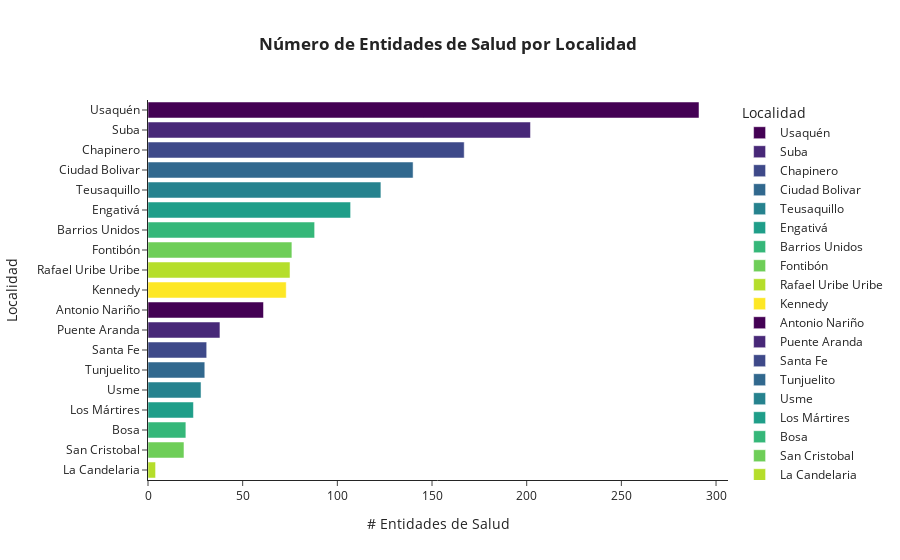

Source (notebook cell):
### Code cell
# crear dataset
sitiosporloca_df = sitiosporloca(df).sort_values(by='FRECUENCIA', ascending=False)

# crear gráfica
fig = px.bar(sitiosporloca_df, x = 'FRECUENCIA', y='Localidad', color='Localidad',
             title= '<b>Número de Entidades de Salud por Localidad <b>',
            color_discrete_sequence=px.colors.sequential.Viridis)

# agregar detalles a la gráfica
fig.update_layout(
    xaxis_title = '# Entidades de Salud',
    yaxis_title = 'Localidad',
    template = 'simple_white',
    title_x = 0.5)

fig.show()

### Figure 1 — Plotly figure (JSON) as saved in the notebook; plotly's stock layout.template omitted (floating-point values rounded to 4 significant figures)
{"data": [{"alignmentgroup": "True", "hovertemplate": "Localidad=%{y}<br>FRECUENCIA=%{x}<extra></extra>", "legendgroup": "Usaquén", "marker": {"color": "#440154", "pattern": {"shape": ""}}, "name": "Usaquén", "offsetgroup": "Usaquén", "orientation": "h", "showlegend": true, "textposition": "auto", "type": "bar", "x": [291], "xaxis": "x", "y": ["Usaquén"], "yaxis": "y"}, {"alignmentgroup": "True", "hovertemplate": "Localidad=%{y}<br>FRECUENCIA=%{x}<extra></extra>", "legendgroup": "Suba", "marker": {"color": "#482878", "pattern": {"shape": ""}}, "name": "Suba", "offsetgroup": "Suba", "orientation": "h", "showlegend": true, "textposition": "auto", "type": "bar", "x": [202], "xaxis": "x", "y": ["Suba"], "yaxis": "y"}, {"alignmentgroup": "True", "hovertemplate": "Localidad=%{y}<br>FRECUENCIA=%{x}<extra></extra>", "legendgroup": "Chapinero", "marker": {"color": "#3e4989", "pattern": {"shape": ""}}, "name": "Chapinero", "offsetgroup": "Chapinero", "orientation": "h", "showlegend": true, "textposition": "auto", "type": "bar", "x": [167], "xaxis": "x", "y": ["Chapinero"], "yaxis": "y"}, {"alignmentgroup": "True", "hovertemplate": "Localidad=%{y}<br>FRECUENCIA=%{x}<extra></extra>", "legendgroup": "Ciudad Bolivar", "marker": {"color": "#31688e", "pattern": {"shape": ""}}, "name": "Ciudad Bolivar", "offsetgroup": "Ciudad Bolivar", "orientation": "h", "showlegend": true, "textposition": "auto", "type": "bar", "x": [140], "xaxis": "x", "y": ["Ciudad Bolivar"], "yaxis": "y"}, {"alignmentgroup": "True", "hovertemplate": "Localidad=%{y}<br>FRECUENCIA=%{x}<extra></extra>", "legendgroup": "Teusaquillo", "marker": {"color": "#26828e", "pattern": {"shape": ""}}, "name": "Teusaquillo", "offsetgroup": "Teusaquillo", "orientation": "h", "showlegend": true, "textposition": "auto", "type": "bar", "x": [123], "xaxis": "x", "y": ["Teusaquillo"], "yaxis": "y"}, {"alignmentgroup": "True", "hovertemplate": "Localidad=%{y}<br>FRECUENCIA=%{x}<extra></extra>", "legendgroup": "Engativá", "marker": {"color": "#1f9e89", "pattern": {"shape": ""}}, "name": "Engativá", "offsetgroup": "Engativá", "orientation": "h", "showlegend": true, "textposition": "auto", "type": "bar", "x": [107], "xaxis": "x", "y": ["Engativá"], "yaxis": "y"}, {"alignmentgroup": "True", "hovertemplate": "Localidad=%{y}<br>FRECUENCIA=%{x}<extra></extra>", "legendgroup": "Barrios Unidos", "marker": {"color": "#35b779", "pattern": {"shape": ""}}, "name": "Barrios Unidos", "offsetgroup": "Barrios Unidos", "orientation": "h", "showlegend": true, "textposition": "auto", "type": "bar", "x": [88], "xaxis": "x", "y": ["Barrios Unidos"], "yaxis": "y"}, {"alignmentgroup": "True", "hovertemplate": "Localidad=%{y}<br>FRECUENCIA=%{x}<extra></extra>", "legendgroup": "Fontibón", "marker": {"color": "#6ece58", "pattern": {"shape": ""}}, "name": "Fontibón", "offsetgroup": "Fontibón", "orientation": "h", "showlegend": true, "textposition": "auto", "type": "bar", "x": [76], "xaxis": "x", "y": ["Fontibón"], "yaxis": "y"}, {"alignmentgroup": "True", "hovertemplate": "Localidad=%{y}<br>FRECUENCIA=%{x}<extra></extra>", "legendgroup": "Rafael Uribe Uribe", "marker": {"color": "#b5de2b", "pattern": {"shape": ""}}, "name": "Rafael Uribe Uribe", "offsetgroup": "Rafael Uribe Uribe", "orientation": "h", "showlegend": true, "textposition": "auto", "type": "bar", "x": [75], "xaxis": "x", "y": ["Rafael Uribe Uribe"], "yaxis": "y"}, {"alignmentgroup": "True", "hovertemplate": "Localidad=%{y}<br>FRECUENCIA=%{x}<extra></extra>", "legendgroup": "Kennedy", "marker": {"color": "#fde725", "pattern": {"shape": ""}}, "name": "Kennedy", "offsetgroup": "Kennedy", "orientation": "h", "showlegend": true, "textposition": "auto", "type": "bar", "x": [73], "xaxis": "x", "y": ["Kennedy"], "yaxis": "y"}, {"alignmentgroup": "True", "hovertemplate": "Localidad=%{y}<br>FRECUENCIA=%{x}<extra></extra>", "legendgroup": "Antonio Nariño", "marker": {"color": "#440154", "pattern": {"shape": ""}}, "name": "Antonio Nariño", "offsetgroup": "Antonio Nariño", "orientation": "h", "showlegend": true, "textposition": "auto", "type": "bar", "x": [61], "xaxis": "x", "y": ["Antonio Nariño"], "yaxis": "y"}, {"alignmentgroup": "True", "hovertemplate": "Localidad=%{y}<br>FRECUENCIA=%{x}<extra></extra>", "legendgroup": "Puente Aranda", "marker": {"color": "#482878", "pattern": {"shape": ""}}, "name": "Puente Aranda", "offsetgroup": "Puente Aranda", "orientation": "h", "showlegend": true, "textposition": "auto", "type": "bar", "x": [38], "xaxis": "x", "y": ["Puente Aranda"], "yaxis": "y"}, {"alignmentgroup": "True", "hovertemplate": "Localidad=%{y}<br>FRECUENCIA=%{x}<extra></extra>", "legendgroup": "Santa Fe", "marker": {"color": "#3e4989", "pattern": {"shape": ""}}, "name": "Santa Fe", "offsetgroup": "Santa Fe", "orientation": "h", "showlegend": true, "textposition": "auto", "type": "bar", "x": [31], "xaxis": "x", "y": ["Santa Fe"], "yaxis": "y"}, {"alignmentgroup": "True", "hovertemplate": "Localidad=%{y}<br>FRECUENCIA=%{x}<extra></extra>", "legendgroup": "Tunjuelito", "marker": {"color": "#31688e", "pattern": {"shape": ""}}, "name": "Tunjuelito", "offsetgroup": "Tunjuelito", "orientation": "h", "showlegend": true, "textposition": "auto", "type": "bar", "x": [30], "xaxis": "x", "y": ["Tunjuelito"], "yaxis": "y"}, {"alignmentgroup": "True", "hovertemplate": "Localidad=%{y}<br>FRECUENCIA=%{x}<extra></extra>", "legendgroup": "Usme", "marker": {"color": "#26828e", "pattern": {"shape": ""}}, "name": "Usme", "offsetgroup": "Usme", "orientation": "h", "showlegend": true, "textposition": "auto", "type": "bar", "x": [28], "xaxis": "x", "y": ["Usme"], "yaxis": "y"}, {"alignmentgroup": "True", "hovertemplate": "Localidad=%{y}<br>FRECUENCIA=%{x}<extra></extra>", "legendgroup": "Los Mártires", "marker": {"color": "#1f9e89", "pattern": {"shape": ""}}, "name": "Los Mártires", "offsetgroup": "Los Mártires", "orientation": "h", "showlegend": true, "textposition": "auto", "type": "bar", "x": [24], "xaxis": "x", "y": ["Los Mártires"], "yaxis": "y"}, {"alignmentgroup": "True", "hovertemplate": "Localidad=%{y}<br>FRECUENCIA=%{x}<extra></extra>", "legendgroup": "Bosa", "marker": {"color": "#35b779", "pattern": {"shape": ""}}, "name": "Bosa", "offsetgroup": "Bosa", "orientation": "h", "showlegend": true, "textposition": "auto", "type": "bar", "x": [20], "xaxis": "x", "y": ["Bosa"], "yaxis": "y"}, {"alignmentgroup": "True", "hovertemplate": "Localidad=%{y}<br>FRECUENCIA=%{x}<extra></extra>", "legendgroup": "San Cristobal", "marker": {"color": "#6ece58", "pattern": {"shape": ""}}, "name": "San Cristobal", "offsetgroup": "San Cristobal", "orientation": "h", "showlegend": true, "textposition": "auto", "type": "bar", "x": [19], "xaxis": "x", "y": ["San Cristobal"], "yaxis": "y"}, {"alignmentgroup": "True", "hovertemplate": "Localidad=%{y}<br>FRECUENCIA=%{x}<extra></extra>", "legendgroup": "La Candelaria", "marker": {"color": "#b5de2b", "pattern": {"shape": ""}}, "name": "La Candelaria", "offsetgroup": "La Candelaria", "orientation": "h", "showlegend": true, "textposition": "auto", "type": "bar", "x": [4], "xaxis": "x", "y": ["La Candelaria"], "yaxis": "y"}], "layout": {"barmode": "relative", "legend": {"title": {"text": "Localidad"}, "tracegroupgap": 0}, "title": {"text": "<b>Número de Entidades de Salud por Localidad <b>", "x": 0.5}, "xaxis": {"anchor": "y", "domain": [0, 1], "title": {"text": "# Entidades de Salud"}}, "yaxis": {"anchor": "x", "categoryarray": ["La Candelaria", "San Cristobal", "Bosa", "Los Mártires", "Usme", "Tunjuelito", "Santa Fe", "Puente Aranda", "Antonio Nariño", "Kennedy", "Rafael Uribe Uribe", "Fontibón", "Barrios Unidos", "Engativá", "Teusaquillo", "Ciudad Bolivar", "Chapinero", "Suba", "Usaquén"], "categoryorder": "array", "domain": [0, 1], "title": {"text": "Localidad"}}}}
